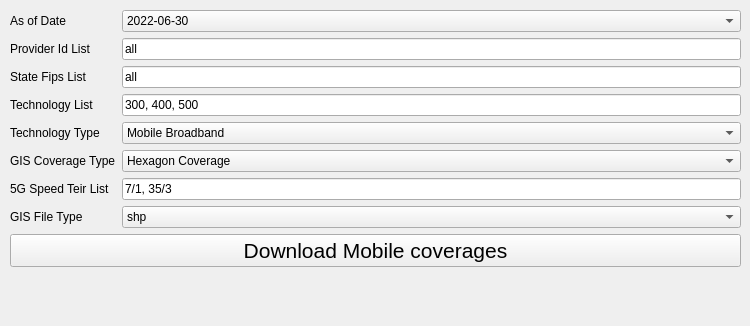
    <widget class="QWidget" name="Mobile">
     <property name="sizePolicy">
      <sizepolicy hsizetype="Fixed" vsizetype="Fixed">
       <horstretch>0</horstretch>
       <verstretch>0</verstretch>
      </sizepolicy>
     </property>
     <attribute name="title">
      <string>Mobile</string>
     </attribute>
     <widget class="QWidget" name="layoutWidget">
      <property name="geometry">
       <rect>
        <x>10</x>
        <y>10</y>
        <width>731</width>
        <height>307</height>
       </rect>
      </property>
      <layout class="QFormLayout" name="formLayout">
       <item row="0" column="0">
        <widget class="QLabel" name="m_asOfDate_lbl">
         <property name="text">
          <string>As of Date</string>
         </property>
        </widget>
       </item>
       <item row="0" column="1">
        <widget class="QComboBox" name="m_asOfDate_com">
         <item>
          <property name="text">
           <string>2022-06-30</string>
          </property>
         </item>
         <item>
          <property name="text">
           <string>2022-12-31</string>
          </property>
         </item>
         <item>
          <property name="text">
           <string>2023-06-30</string>
          </property>
         </item>
         <item>
          <property name="text">
           <string>2023-12-31</string>
          </property>
         </item>
         <item>
          <property name="text">
           <string>2024-06-30</string>
          </property>
         </item>
         <item>
          <property name="text">
           <string>2024-12-31</string>
          </property>
         </item>
         <item>
          <property name="text">
           <string>2025-06-30</string>
          </property>
         </item>
         <item>
          <property name="text">
           <string>2025-12-31</string>
          </property>
         </item>
         <item>
          <property name="text">
           <string>2026-06-30</string>
          </property>
         </item>
         <item>
          <property name="text">
           <string>2026-12-31</string>
          </property>
         </item>
         <item>
          <property name="text">
           <string>2027-06-30</string>
          </property>
         </item>
         <item>
          <property name="text">
           <string>2027-12-31</string>
          </property>
         </item>
         <item>
          <property name="text">
           <string>2028-06-30</string>
          </property>
         </item>
         <item>
          <property name="text">
           <string>2028-12-31</string>
          </property>
         </item>
         <item>
          <property name="text">
           <string>2029-06-30</string>
          </property>
         </item>
         <item>
          <property name="text">
           <string>2029-12-31</string>
          </property>
         </item>
         <item>
          <property name="text">
           <string>2030-06-30</string>
          </property>
         </item>
         <item>
          <property name="text">
           <string>2030-12-31</string>
          </property>
         </item>
        </widget>
       </item>
       <item row="1" column="0">
        <widget class="QLabel" name="label">
         <property name="toolTip">
          <string>&lt;html&gt;&lt;head/&gt;&lt;body&gt;&lt;ul style=&quot;margin-top: 0px; margin-bottom: 0px; margin-left: 0px; margin-right: 0px; -qt-list-indent: 1;&quot;&gt;&lt;li style=&quot; margin-top:12px; margin-bottom:0px; margin-left:0px; margin-right:0px; -qt-block-indent:0; text-indent:0px;&quot;&gt;&lt;span style=&quot; font-weight:600;&quot;&gt;Description&lt;/span&gt;: A list of unique identifiers for the service provider(s) you wish to query.&lt;/li&gt;&lt;li style=&quot; margin-top:12px; margin-bottom:0px; margin-left:0px; margin-right:0px; -qt-block-indent:0; text-indent:0px;&quot;&gt;If querying all providers, use &lt;span style=&quot; font-family:'Courier New';&quot;&gt;&amp;quot;all&amp;quot;&lt;/span&gt; to select all/any providers.&lt;/li&gt;&lt;li style=&quot; margin-top:12px; margin-bottom:0px; margin-left:0px; margin-right:0px; -qt-block-indent:0; text-indent:0px;&quot;&gt;&lt;span style=&quot; font-weight:600;&quot;&gt;Example&lt;/span&gt;: &lt;span style=&quot; font-family:'Courier New';&quot;&gt;130077, 130403&lt;/span&gt;&lt;/li&gt;&lt;/ul&gt;&lt;/body&gt;&lt;/html&gt;</string>
         </property>
         <property name="toolTipDuration">
          <number>-1</number>
         </property>
         <property name="text">
          <string>Provider Id List</string>
         </property>
        </widget>
       </item>
       <item row="1" column="1">
        <widget class="QLineEdit" name="m_providerIDList">
         <property name="toolTip">
          <string>&lt;!DOCTYPE HTML PUBLIC &quot;-//W3C//DTD HTML 4.0//EN&quot; &quot;http://www.w3.org/TR/REC-html40/strict.dtd&quot;&gt;
&lt;html&gt;&lt;head&gt;&lt;meta name=&quot;qrichtext&quot; content=&quot;1&quot; /&gt;&lt;style type=&quot;text/css&quot;&gt;
p, li { white-space: pre-wrap; }
&lt;/style&gt;&lt;/head&gt;&lt;body style=&quot; font-family:'MS Shell Dlg 2'; font-size:8pt; font-weight:400; font-style:normal;&quot;&gt;
&lt;ul style=&quot;margin-top: 0px; margin-bottom: 0px; margin-left: 0px; margin-right: 0px; -qt-list-indent: 1;&quot;&gt;&lt;li style=&quot; margin-top:12px; margin-bottom:0px; margin-left:0px; margin-right:0px; -qt-block-indent:0; text-indent:0px;&quot;&gt;&lt;span style=&quot; font-weight:600;&quot;&gt;Description&lt;/span&gt;: A list of unique identifiers for the service provider(s) you wish to query.&lt;/li&gt;
&lt;li style=&quot; margin-top:12px; margin-bottom:0px; margin-left:0px; margin-right:0px; -qt-block-indent:0; text-indent:0px;&quot;&gt;If querying all providers, use &lt;span style=&quot; font-family:'Courier New';&quot;&gt;&amp;quot;all&amp;quot;&lt;/span&gt; to select all/any providers.&lt;/li&gt;
&lt;li style=&quot; margin-top:12px; margin-bottom:0px; margin-left:0px; margin-right:0px; -qt-block-indent:0; text-indent:0px;&quot;&gt;&lt;span style=&quot; font-weight:600;&quot;&gt;Example&lt;/span&gt;: &lt;span style=&quot; font-family:'Courier New';&quot;&gt;&amp;quot;130077&amp;quot;, &amp;quot;130403&amp;quot;&lt;/span&gt; or &lt;span style=&quot; font-family:'Courier New';&quot;&gt;&amp;quot;all&amp;quot;&lt;/span&gt;&lt;/li&gt;&lt;/ul&gt;&lt;/body&gt;&lt;/html&gt;</string>
         </property>
         <property name="text">
          <string>all</string>
         </property>
        </widget>
       </item>
       <item row="2" column="0">
        <widget class="QLabel" name="label_2">
         <property name="toolTip">
          <string>&lt;!DOCTYPE HTML PUBLIC &quot;-//W3C//DTD HTML 4.0//EN&quot; &quot;http://www.w3.org/TR/REC-html40/strict.dtd&quot;&gt;
&lt;html&gt;&lt;head&gt;&lt;meta name=&quot;qrichtext&quot; content=&quot;1&quot; /&gt;&lt;style type=&quot;text/css&quot;&gt;
p, li { white-space: pre-wrap; }
&lt;/style&gt;&lt;/head&gt;&lt;body style=&quot; font-family:'MS Shell Dlg 2'; font-size:8pt; font-weight:400; font-style:normal;&quot;&gt;
&lt;ul style=&quot;margin-top: 0px; margin-bottom: 0px; margin-left: 0px; margin-right: 0px; -qt-list-indent: 1;&quot;&gt;&lt;li style=&quot; font-family:'-apple-system','BlinkMacSystemFont','Segoe UI','Noto Sans','Helvetica','Arial','sans-serif','Apple Color Emoji','Segoe UI Emoji'; font-size:16px; color:#1f2328;&quot; style=&quot; margin-top:0px; margin-bottom:0px; margin-left:0px; margin-right:0px; -qt-block-indent:0; text-indent:0px;&quot;&gt;&lt;span style=&quot; font-size:16px; font-weight:600;&quot;&gt;Description&lt;/span&gt;&lt;span style=&quot; font-size:16px;&quot;&gt;: A list of 2-digit FIPS codes for the states or territories you want to include in the query. The FIPS code should be included with a leading zero.&lt;/span&gt;&lt;/li&gt;
&lt;li style=&quot; font-family:'-apple-system','BlinkMacSystemFont','Segoe UI','Noto Sans','Helvetica','Arial','sans-serif','Apple Color Emoji','Segoe UI Emoji'; font-size:16px; color:#1f2328;&quot; style=&quot; margin-top:4px; margin-bottom:0px; margin-left:0px; margin-right:0px; -qt-block-indent:0; text-indent:0px;&quot;&gt;&lt;span style=&quot; font-size:16px; font-weight:600;&quot;&gt;Options&lt;/span&gt;&lt;span style=&quot; font-size:16px;&quot;&gt;:&lt;/span&gt;
&lt;ul style=&quot;margin-top: 0px; margin-bottom: 0px; margin-left: 0px; margin-right: 0px; -qt-list-indent: 2;&quot;&gt;&lt;li style=&quot; font-family:'-apple-system','BlinkMacSystemFont','Segoe UI','Noto Sans','Helvetica','Arial','sans-serif','Apple Color Emoji','Segoe UI Emoji'; font-size:16px; color:#1f2328;&quot; style=&quot; margin-top:0px; margin-bottom:0px; margin-left:0px; margin-right:0px; -qt-block-indent:0; text-indent:0px;&quot;&gt;&lt;span style=&quot; font-size:16px;&quot;&gt;If querying specific states/territories, provide the list of FIPS codes (e.g., &lt;/span&gt;&lt;span style=&quot; font-family:'Monaspace Neon','ui-monospace','SFMono-Regular','SF Mono','Menlo','Consolas','Liberation Mono','monospace'; font-size:16px; background-color:rgba(129,139,152,0.109804);&quot;&gt;&amp;quot;01&amp;quot;, &amp;quot;06&amp;quot;&lt;/span&gt;&lt;span style=&quot; font-size:16px;&quot;&gt; for Alabama and California).&lt;/span&gt;&lt;/li&gt;
&lt;li style=&quot; font-family:'-apple-system','BlinkMacSystemFont','Segoe UI','Noto Sans','Helvetica','Arial','sans-serif','Apple Color Emoji','Segoe UI Emoji'; font-size:16px; color:#1f2328;&quot; style=&quot; margin-top:4px; margin-bottom:0px; margin-left:0px; margin-right:0px; -qt-block-indent:0; text-indent:0px;&quot;&gt;&lt;span style=&quot; font-size:16px;&quot;&gt;If querying all FIPS codes, use &lt;/span&gt;&lt;span style=&quot; font-family:'Monaspace Neon','ui-monospace','SFMono-Regular','SF Mono','Menlo','Consolas','Liberation Mono','monospace'; font-size:16px; background-color:rgba(129,139,152,0.109804);&quot;&gt;[&amp;quot;all&amp;quot;]&lt;/span&gt;&lt;span style=&quot; font-size:16px;&quot;&gt; to select all states/territories.&lt;/span&gt;&lt;/li&gt;&lt;/ul&gt;&lt;/li&gt;
&lt;li style=&quot; font-family:'-apple-system','BlinkMacSystemFont','Segoe UI','Noto Sans','Helvetica','Arial','sans-serif','Apple Color Emoji','Segoe UI Emoji'; font-size:16px; color:#1f2328;&quot; style=&quot; margin-top:4px; margin-bottom:0px; margin-left:0px; margin-right:0px; -qt-block-indent:0; text-indent:0px;&quot;&gt;&lt;span style=&quot; font-size:16px; font-weight:600;&quot;&gt;Example&lt;/span&gt;&lt;span style=&quot; font-size:16px;&quot;&gt;: 01, 06 &lt;/span&gt;&lt;/li&gt;&lt;/ul&gt;&lt;/body&gt;&lt;/html&gt;</string>
         </property>
         <property name="toolTipDuration">
          <number>-3</number>
         </property>
         <property name="text">
          <string>State Fips List</string>
         </property>
        </widget>
       </item>
       <item row="2" column="1">
        <widget class="QLineEdit" name="m_state_fips_list">
         <property name="toolTip">
          <string>&lt;!DOCTYPE HTML PUBLIC &quot;-//W3C//DTD HTML 4.0//EN&quot; &quot;http://www.w3.org/TR/REC-html40/strict.dtd&quot;&gt;
&lt;html&gt;&lt;head&gt;&lt;meta name=&quot;qrichtext&quot; content=&quot;1&quot; /&gt;&lt;style type=&quot;text/css&quot;&gt;
p, li { white-space: pre-wrap; }
&lt;/style&gt;&lt;/head&gt;&lt;body style=&quot; font-family:'MS Shell Dlg 2'; font-size:8pt; font-weight:400; font-style:normal;&quot;&gt;
&lt;ul style=&quot;margin-top: 0px; margin-bottom: 0px; margin-left: 0px; margin-right: 0px; -qt-list-indent: 1;&quot;&gt;&lt;li style=&quot; font-family:'-apple-system','BlinkMacSystemFont','Segoe UI','Noto Sans','Helvetica','Arial','sans-serif','Apple Color Emoji','Segoe UI Emoji'; font-size:16px; color:#1f2328;&quot; style=&quot; margin-top:0px; margin-bottom:0px; margin-left:0px; margin-right:0px; -qt-block-indent:0; text-indent:0px;&quot;&gt;&lt;span style=&quot; font-size:16px; font-weight:600;&quot;&gt;Description&lt;/span&gt;&lt;span style=&quot; font-size:16px;&quot;&gt;: A list of 2-digit FIPS codes for the states or territories you want to include in the query. The FIPS code should be included with a leading zero.&lt;/span&gt;&lt;/li&gt;
&lt;li style=&quot; font-family:'-apple-system','BlinkMacSystemFont','Segoe UI','Noto Sans','Helvetica','Arial','sans-serif','Apple Color Emoji','Segoe UI Emoji'; font-size:16px; color:#1f2328;&quot; style=&quot; margin-top:4px; margin-bottom:0px; margin-left:0px; margin-right:0px; -qt-block-indent:0; text-indent:0px;&quot;&gt;&lt;span style=&quot; font-size:16px; font-weight:600;&quot;&gt;Options&lt;/span&gt;&lt;span style=&quot; font-size:16px;&quot;&gt;:&lt;/span&gt;
&lt;ul style=&quot;margin-top: 0px; margin-bottom: 0px; margin-left: 0px; margin-right: 0px; -qt-list-indent: 2;&quot;&gt;&lt;li style=&quot; font-family:'-apple-system','BlinkMacSystemFont','Segoe UI','Noto Sans','Helvetica','Arial','sans-serif','Apple Color Emoji','Segoe UI Emoji'; font-size:16px; color:#1f2328;&quot; style=&quot; margin-top:0px; margin-bottom:0px; margin-left:0px; margin-right:0px; -qt-block-indent:0; text-indent:0px;&quot;&gt;&lt;span style=&quot; font-size:16px;&quot;&gt;If querying specific states/territories, provide the list of FIPS codes (e.g., &lt;/span&gt;&lt;span style=&quot; font-family:'Monaspace Neon','ui-monospace','SFMono-Regular','SF Mono','Menlo','Consolas','Liberation Mono','monospace'; font-size:16px; background-color:rgba(129,139,152,0.113725);&quot;&gt;&amp;quot;01&amp;quot;, &amp;quot;06&amp;quot;&lt;/span&gt;&lt;span style=&quot; font-size:16px;&quot;&gt; for Alabama and California).&lt;/span&gt;&lt;/li&gt;
&lt;li style=&quot; font-family:'-apple-system','BlinkMacSystemFont','Segoe UI','Noto Sans','Helvetica','Arial','sans-serif','Apple Color Emoji','Segoe UI Emoji'; font-size:16px; color:#1f2328;&quot; style=&quot; margin-top:4px; margin-bottom:0px; margin-left:0px; margin-right:0px; -qt-block-indent:0; text-indent:0px;&quot;&gt;&lt;span style=&quot; font-size:16px;&quot;&gt;If querying all FIPS codes, use &lt;/span&gt;&lt;span style=&quot; font-family:'Monaspace Neon','ui-monospace','SFMono-Regular','SF Mono','Menlo','Consolas','Liberation Mono','monospace'; font-size:16px; background-color:rgba(129,139,152,0.113725);&quot;&gt;[&amp;quot;all&amp;quot;]&lt;/span&gt;&lt;span style=&quot; font-size:16px;&quot;&gt; to select all states/territories.&lt;/span&gt;&lt;/li&gt;&lt;/ul&gt;&lt;/li&gt;
&lt;li style=&quot; font-family:'-apple-system','BlinkMacSystemFont','Segoe UI','Noto Sans','Helvetica','Arial','sans-serif','Apple Color Emoji','Segoe UI Emoji'; font-size:16px; color:#1f2328;&quot; style=&quot; margin-top:4px; margin-bottom:0px; margin-left:0px; margin-right:0px; -qt-block-indent:0; text-indent:0px;&quot;&gt;&lt;span style=&quot; font-size:16px; font-weight:600;&quot;&gt;Example&lt;/span&gt;&lt;span style=&quot; font-size:16px;&quot;&gt;: &amp;quot;01&amp;quot;, &amp;quot;06&amp;quot; or &amp;quot;all&amp;quot;&lt;/span&gt;&lt;/li&gt;&lt;/ul&gt;&lt;/body&gt;&lt;/html&gt;</string>
         </property>
         <property name="toolTipDuration">
          <number>-3</number>
         </property>
         <property name="text">
          <string>all</string>
         </property>
        </widget>
       </item>
       <item row="3" column="0">
        <widget class="QLabel" name="label_3">
         <property name="toolTip">
          <string>&lt;!DOCTYPE HTML PUBLIC &quot;-//W3C//DTD HTML 4.0//EN&quot; &quot;http://www.w3.org/TR/REC-html40/strict.dtd&quot;&gt;
&lt;html&gt;&lt;head&gt;&lt;meta name=&quot;qrichtext&quot; content=&quot;1&quot; /&gt;&lt;style type=&quot;text/css&quot;&gt;
p, li { white-space: pre-wrap; }
&lt;/style&gt;&lt;/head&gt;&lt;body style=&quot; font-family:'MS Shell Dlg 2'; font-size:8pt; font-weight:400; font-style:normal;&quot;&gt;
&lt;ul style=&quot;margin-top: 0px; margin-bottom: 0px; margin-left: 0px; margin-right: 0px; -qt-list-indent: 1;&quot;&gt;&lt;li style=&quot; font-family:'-apple-system','BlinkMacSystemFont','Segoe UI','Noto Sans','Helvetica','Arial','sans-serif','Apple Color Emoji','Segoe UI Emoji'; font-size:16px; color:#1f2328;&quot; style=&quot; margin-top:0px; margin-bottom:0px; margin-left:0px; margin-right:0px; -qt-block-indent:0; text-indent:0px;&quot;&gt;&lt;span style=&quot; font-size:16px; font-weight:600;&quot;&gt;Description&lt;/span&gt;&lt;span style=&quot; font-size:16px;&quot;&gt;: A list of technology codes used by the service provider to report service availability. Each code corresponds to a specific technology.&lt;/span&gt;&lt;/li&gt;
&lt;li style=&quot; font-family:'-apple-system','BlinkMacSystemFont','Segoe UI','Noto Sans','Helvetica','Arial','sans-serif','Apple Color Emoji','Segoe UI Emoji'; font-size:16px; color:#1f2328;&quot; style=&quot; margin-top:4px; margin-bottom:0px; margin-left:0px; margin-right:0px; -qt-block-indent:0; text-indent:0px;&quot;&gt;&lt;span style=&quot; font-size:16px; font-weight:600;&quot;&gt;Options&lt;/span&gt;&lt;span style=&quot; font-size:16px;&quot;&gt;:&lt;/span&gt;
&lt;ul style=&quot;margin-top: 0px; margin-bottom: 0px; margin-left: 0px; margin-right: 0px; -qt-list-indent: 2;&quot;&gt;&lt;li style=&quot; font-family:'-apple-system','BlinkMacSystemFont','Segoe UI','Noto Sans','Helvetica','Arial','sans-serif','Apple Color Emoji','Segoe UI Emoji'; font-size:16px; color:#1f2328;&quot; style=&quot; margin-top:0px; margin-bottom:0px; margin-left:0px; margin-right:0px; -qt-block-indent:0; text-indent:0px;&quot;&gt;&lt;span style=&quot; font-family:'Monaspace Neon','ui-monospace','SFMono-Regular','SF Mono','Menlo','Consolas','Liberation Mono','monospace'; font-size:16px; background-color:rgba(129,139,152,0.117647);&quot;&gt;300&lt;/span&gt;&lt;span style=&quot; font-size:16px;&quot;&gt;: 3G&lt;/span&gt;&lt;/li&gt;
&lt;li style=&quot; font-family:'-apple-system','BlinkMacSystemFont','Segoe UI','Noto Sans','Helvetica','Arial','sans-serif','Apple Color Emoji','Segoe UI Emoji'; font-size:16px; color:#1f2328;&quot; style=&quot; margin-top:4px; margin-bottom:0px; margin-left:0px; margin-right:0px; -qt-block-indent:0; text-indent:0px;&quot;&gt;&lt;span style=&quot; font-family:'Monaspace Neon','ui-monospace','SFMono-Regular','SF Mono','Menlo','Consolas','Liberation Mono','monospace'; font-size:16px; background-color:rgba(129,139,152,0.117647);&quot;&gt;400&lt;/span&gt;&lt;span style=&quot; font-size:16px;&quot;&gt;: LTE&lt;/span&gt;&lt;/li&gt;
&lt;li style=&quot; font-family:'-apple-system','BlinkMacSystemFont','Segoe UI','Noto Sans','Helvetica','Arial','sans-serif','Apple Color Emoji','Segoe UI Emoji'; font-size:16px; color:#1f2328;&quot; style=&quot; margin-top:4px; margin-bottom:0px; margin-left:0px; margin-right:0px; -qt-block-indent:0; text-indent:0px;&quot;&gt;&lt;span style=&quot; font-family:'Monaspace Neon','ui-monospace','SFMono-Regular','SF Mono','Menlo','Consolas','Liberation Mono','monospace'; font-size:16px; background-color:rgba(129,139,152,0.117647);&quot;&gt;500&lt;/span&gt;&lt;span style=&quot; font-size:16px;&quot;&gt;: 5G-NR&lt;/span&gt;&lt;/li&gt;&lt;/ul&gt;&lt;/li&gt;
&lt;li style=&quot; font-family:'-apple-system','BlinkMacSystemFont','Segoe UI','Noto Sans','Helvetica','Arial','sans-serif','Apple Color Emoji','Segoe UI Emoji'; font-size:16px; color:#1f2328;&quot; style=&quot; margin-top:4px; margin-bottom:0px; margin-left:0px; margin-right:0px; -qt-block-indent:0; text-indent:0px;&quot;&gt;&lt;span style=&quot; font-size:16px; font-weight:600;&quot;&gt;Example&lt;/span&gt;&lt;span style=&quot; font-size:16px;&quot;&gt;: &lt;/span&gt;&lt;span style=&quot; font-family:'Monaspace Neon','ui-monospace','SFMono-Regular','SF Mono','Menlo','Consolas','Liberation Mono','monospace'; font-size:16px; background-color:rgba(129,139,152,0.117647);&quot;&gt;300, 400, 500&lt;/span&gt;&lt;/li&gt;&lt;/ul&gt;&lt;/body&gt;&lt;/html&gt;</string>
         </property>
         <property name="toolTipDuration">
          <number>-3</number>
         </property>
         <property name="text">
          <string>Technology List</string>
         </property>
        </widget>
       </item>
       <item row="3" column="1">
        <widget class="QLineEdit" name="m_tech_list">
         <property name="toolTip">
          <string>&lt;!DOCTYPE HTML PUBLIC &quot;-//W3C//DTD HTML 4.0//EN&quot; &quot;http://www.w3.org/TR/REC-html40/strict.dtd&quot;&gt;
&lt;html&gt;&lt;head&gt;&lt;meta name=&quot;qrichtext&quot; content=&quot;1&quot; /&gt;&lt;style type=&quot;text/css&quot;&gt;
p, li { white-space: pre-wrap; }
&lt;/style&gt;&lt;/head&gt;&lt;body style=&quot; font-family:'MS Shell Dlg 2'; font-size:8pt; font-weight:400; font-style:normal;&quot;&gt;
&lt;ul style=&quot;margin-top: 0px; margin-bottom: 0px; margin-left: 0px; margin-right: 0px; -qt-list-indent: 1;&quot;&gt;&lt;li style=&quot; font-family:'-apple-system','BlinkMacSystemFont','Segoe UI','Noto Sans','Helvetica','Arial','sans-serif','Apple Color Emoji','Segoe UI Emoji'; font-size:16px; color:#1f2328;&quot; style=&quot; margin-top:0px; margin-bottom:0px; margin-left:0px; margin-right:0px; -qt-block-indent:0; text-indent:0px;&quot;&gt;&lt;span style=&quot; font-size:16px; font-weight:600;&quot;&gt;Description&lt;/span&gt;&lt;span style=&quot; font-size:16px;&quot;&gt;: A list of technology codes used by the service provider to report service availability. Each code corresponds to a specific technology.&lt;/span&gt;&lt;/li&gt;
&lt;li style=&quot; font-family:'-apple-system','BlinkMacSystemFont','Segoe UI','Noto Sans','Helvetica','Arial','sans-serif','Apple Color Emoji','Segoe UI Emoji'; font-size:16px; color:#1f2328;&quot; style=&quot; margin-top:4px; margin-bottom:0px; margin-left:0px; margin-right:0px; -qt-block-indent:0; text-indent:0px;&quot;&gt;&lt;span style=&quot; font-size:16px; font-weight:600;&quot;&gt;Options&lt;/span&gt;&lt;span style=&quot; font-size:16px;&quot;&gt;:&lt;/span&gt;
&lt;ul style=&quot;margin-top: 0px; margin-bottom: 0px; margin-left: 0px; margin-right: 0px; -qt-list-indent: 2;&quot;&gt;&lt;li style=&quot; font-family:'-apple-system','BlinkMacSystemFont','Segoe UI','Noto Sans','Helvetica','Arial','sans-serif','Apple Color Emoji','Segoe UI Emoji'; font-size:16px; color:#1f2328;&quot; style=&quot; margin-top:0px; margin-bottom:0px; margin-left:0px; margin-right:0px; -qt-block-indent:0; text-indent:0px;&quot;&gt;&lt;span style=&quot; font-family:'Monaspace Neon','ui-monospace','SFMono-Regular','SF Mono','Menlo','Consolas','Liberation Mono','monospace'; font-size:16px; background-color:rgba(129,139,152,0.117647);&quot;&gt;300&lt;/span&gt;&lt;span style=&quot; font-size:16px;&quot;&gt;: 3G&lt;/span&gt;&lt;/li&gt;
&lt;li style=&quot; font-family:'-apple-system','BlinkMacSystemFont','Segoe UI','Noto Sans','Helvetica','Arial','sans-serif','Apple Color Emoji','Segoe UI Emoji'; font-size:16px; color:#1f2328;&quot; style=&quot; margin-top:4px; margin-bottom:0px; margin-left:0px; margin-right:0px; -qt-block-indent:0; text-indent:0px;&quot;&gt;&lt;span style=&quot; font-family:'Monaspace Neon','ui-monospace','SFMono-Regular','SF Mono','Menlo','Consolas','Liberation Mono','monospace'; font-size:16px; background-color:rgba(129,139,152,0.117647);&quot;&gt;400&lt;/span&gt;&lt;span style=&quot; font-size:16px;&quot;&gt;: LTE&lt;/span&gt;&lt;/li&gt;
&lt;li style=&quot; font-family:'-apple-system','BlinkMacSystemFont','Segoe UI','Noto Sans','Helvetica','Arial','sans-serif','Apple Color Emoji','Segoe UI Emoji'; font-size:16px; color:#1f2328;&quot; style=&quot; margin-top:4px; margin-bottom:0px; margin-left:0px; margin-right:0px; -qt-block-indent:0; text-indent:0px;&quot;&gt;&lt;span style=&quot; font-family:'Monaspace Neon','ui-monospace','SFMono-Regular','SF Mono','Menlo','Consolas','Liberation Mono','monospace'; font-size:16px; background-color:rgba(129,139,152,0.117647);&quot;&gt;500&lt;/span&gt;&lt;span style=&quot; font-size:16px;&quot;&gt;: 5G-NR&lt;/span&gt;&lt;/li&gt;&lt;/ul&gt;&lt;/li&gt;
&lt;li style=&quot; font-family:'-apple-system','BlinkMacSystemFont','Segoe UI','Noto Sans','Helvetica','Arial','sans-serif','Apple Color Emoji','Segoe UI Emoji'; font-size:16px; color:#1f2328;&quot; style=&quot; margin-top:4px; margin-bottom:0px; margin-left:0px; margin-right:0px; -qt-block-indent:0; text-indent:0px;&quot;&gt;&lt;span style=&quot; font-size:16px; font-weight:600;&quot;&gt;Example&lt;/span&gt;&lt;span style=&quot; font-size:16px;&quot;&gt;: &lt;/span&gt;&lt;span style=&quot; font-family:'Monaspace Neon','ui-monospace','SFMono-Regular','SF Mono','Menlo','Consolas','Liberation Mono','monospace'; font-size:16px; background-color:rgba(129,139,152,0.117647);&quot;&gt;300, 400, 500&lt;/span&gt;&lt;/li&gt;&lt;/ul&gt;&lt;/body&gt;&lt;/html&gt;</string>
         </property>
         <property name="toolTipDuration">
          <number>-3</number>
         </property>
         <property name="text">
          <string>300, 400, 500</string>
         </property>
        </widget>
       </item>
       <item row="4" column="0">
        <widget class="QLabel" name="label_4">
         <property name="toolTip">
          <string>&lt;html&gt;&lt;head/&gt;&lt;body&gt;&lt;p&gt;&lt;span style=&quot; font-weight:600;&quot;&gt;Description&lt;/span&gt;: The type of technology being queried. The available options are: &lt;/p&gt;&lt;ul style=&quot;margin-top: 0px; margin-bottom: 0px; margin-left: 0px; margin-right: 0px; -qt-list-indent: 1;&quot;&gt;&lt;li style=&quot; margin-top:12px; margin-bottom:0px; margin-left:0px; margin-right:0px; -qt-block-indent:0; text-indent:0px;&quot;&gt;&lt;span style=&quot; font-family:'Courier New';&quot;&gt;Mobile Broadband&lt;/span&gt;&lt;/li&gt;&lt;li style=&quot; margin-top:0px; margin-bottom:12px; margin-left:0px; margin-right:0px; -qt-block-indent:0; text-indent:0px;&quot;&gt;&lt;span style=&quot; font-family:'Courier New';&quot;&gt;Mobile Voice&lt;/span&gt;&lt;/li&gt;&lt;/ul&gt;&lt;/body&gt;&lt;/html&gt;</string>
         </property>
         <property name="text">
          <string>Technology Type</string>
         </property>
        </widget>
       </item>
       <item row="4" column="1">
        <widget class="QComboBox" name="m_tech_type_com">
         <item>
          <property name="text">
           <string>Mobile Broadband</string>
          </property>
         </item>
         <item>
          <property name="text">
           <string>Mobile Voice</string>
          </property>
         </item>
        </widget>
       </item>
       <item row="5" column="0">
        <widget class="QLabel" name="label_5">
         <property name="toolTip">
          <string>&lt;!DOCTYPE HTML PUBLIC &quot;-//W3C//DTD HTML 4.0//EN&quot; &quot;http://www.w3.org/TR/REC-html40/strict.dtd&quot;&gt;
&lt;html&gt;&lt;head&gt;&lt;meta name=&quot;qrichtext&quot; content=&quot;1&quot; /&gt;&lt;style type=&quot;text/css&quot;&gt;
p, li { white-space: pre-wrap; }
&lt;/style&gt;&lt;/head&gt;&lt;body style=&quot; font-family:'MS Shell Dlg 2'; font-size:8pt; font-weight:400; font-style:normal;&quot;&gt;
&lt;p style=&quot; margin-top:0px; margin-bottom:0px; margin-left:0px; margin-right:0px; -qt-block-indent:0; text-indent:0px;&quot;&gt;Coverage Type that represents how Mobile coverage is depected.The available options are: &lt;/p&gt;
&lt;ul style=&quot;margin-top: 0px; margin-bottom: 0px; margin-left: 0px; margin-right: 0px; -qt-list-indent: 1;&quot;&gt;&lt;li style=&quot; margin-top:12px; margin-bottom:0px; margin-left:0px; margin-right:0px; -qt-block-indent:0; text-indent:0px;&quot;&gt;&lt;span style=&quot; font-family:'Courier New';&quot;&gt;'Hexagon Coverage'&lt;/span&gt;&lt;/li&gt;
&lt;li style=&quot; margin-top:0px; margin-bottom:12px; margin-left:0px; margin-right:0px; -qt-block-indent:0; text-indent:0px;&quot;&gt;&lt;span style=&quot; font-family:'Courier New';&quot;&gt;'Raw Coverage'&lt;/span&gt;&lt;/li&gt;&lt;/ul&gt;
&lt;p style=&quot; margin-top:0px; margin-bottom:0px; margin-left:0px; margin-right:0px; -qt-block-indent:0; text-indent:0px;&quot;&gt;&lt;span style=&quot; font-weight:600;&quot;&gt;Example&lt;/span&gt;: &lt;span style=&quot; font-family:'Courier New';&quot;&gt;&amp;quot;Hexagon Coverage&amp;quot;&lt;/span&gt;&lt;/p&gt;&lt;/body&gt;&lt;/html&gt;</string>
         </property>
         <property name="text">
          <string>GIS Coverage Type</string>
         </property>
        </widget>
       </item>
       <item row="5" column="1">
        <widget class="QComboBox" name="m_GisCoverageType_com">
         <item>
          <property name="text">
           <string>Hexagon Coverage</string>
          </property>
         </item>
         <item>
          <property name="text">
           <string>Raw Coverage</string>
          </property>
         </item>
        </widget>
       </item>
       <item row="6" column="0">
        <widget class="QLabel" name="label_6">
         <property name="toolTip">
          <string>&lt;html&gt;&lt;head/&gt;&lt;body&gt;&lt;ul style=&quot;margin-top: 0px; margin-bottom: 0px; margin-left: 0px; margin-right: 0px; -qt-list-indent: 1;&quot;&gt;&lt;li style=&quot; margin-top:12px; margin-bottom:0px; margin-left:0px; margin-right:0px; -qt-block-indent:0; text-indent:0px;&quot;&gt;&lt;span style=&quot; font-weight:600;&quot;&gt;Description&lt;/span&gt;: A list of &lt;span style=&quot; font-weight:600;&quot;&gt;5G&lt;/span&gt; speed tiers. The format is &lt;span style=&quot; font-family:'Courier New';&quot;&gt;&amp;quot;download_speed/upload_speed&amp;quot;&lt;/span&gt;. Valid options are: 
&lt;ul style=&quot;margin-top: 0px; margin-bottom: 0px; margin-left: 0px; margin-right: 0px; -qt-list-indent: 2;&quot;&gt;&lt;li style=&quot; margin-top:0px; margin-bottom:0px; margin-left:0px; margin-right:0px; -qt-block-indent:0; text-indent:0px;&quot;&gt;&lt;span style=&quot; font-family:'Courier New';&quot;&gt;&amp;quot;35/3&amp;quot;&lt;/span&gt;: 35 mbps download / 3 mbps upload.&lt;/li&gt;&lt;li style=&quot; margin-top:0px; margin-bottom:0px; margin-left:0px; margin-right:0px; -qt-block-indent:0; text-indent:0px;&quot;&gt;&lt;span style=&quot; font-family:'Courier New';&quot;&gt;&amp;quot;7/1&amp;quot;&lt;/span&gt;: 7 mbps download / 1 mbps upload.&lt;/li&gt;&lt;/ul&gt;&lt;/li&gt;&lt;li style=&quot; margin-top:0px; margin-bottom:12px; margin-left:0px; margin-right:0px; -qt-block-indent:0; text-indent:0px;&quot;&gt;&lt;span style=&quot; font-weight:600;&quot;&gt;Example&lt;/span&gt;: &lt;span style=&quot; font-family:'Courier New';&quot;&gt;[&amp;quot;35/3&amp;quot;, &amp;quot;7/1&amp;quot;]&lt;/span&gt;&lt;/li&gt;&lt;/ul&gt;&lt;/body&gt;&lt;/html&gt;</string>
         </property>
         <property name="text">
          <string>5G Speed Teir List</string>
         </property>
        </widget>
       </item>
       <item row="6" column="1">
        <widget class="QLineEdit" name="m_5G_speed_list">
         <property name="text">
          <string>7/1, 35/3</string>
         </property>
        </widget>
       </item>
       <item row="7" column="0">
        <widget class="QLabel" name="label_7">
         <property name="toolTip">
          <string>&lt;html&gt;&lt;head/&gt;&lt;body&gt;&lt;ul style=&quot;margin-top: 0px; margin-bottom: 0px; margin-left: 0px; margin-right: 0px; -qt-list-indent: 1;&quot;&gt;&lt;li style=&quot; margin-top:12px; margin-bottom:0px; margin-left:0px; margin-right:0px; -qt-block-indent:0; text-indent:0px;&quot;&gt;&lt;span style=&quot; font-weight:600;&quot;&gt;Description&lt;/span&gt;: The type of GIS file format in which the data should be returned. Valid options are: 
&lt;ul style=&quot;margin-top: 0px; margin-bottom: 0px; margin-left: 0px; margin-right: 0px; -qt-list-indent: 2;&quot;&gt;&lt;li style=&quot; margin-top:0px; margin-bottom:0px; margin-left:0px; margin-right:0px; -qt-block-indent:0; text-indent:0px;&quot;&gt;&lt;span style=&quot; font-family:'Courier New';&quot;&gt;&amp;quot;SHP&amp;quot;&lt;/span&gt;: Shapefile format.&lt;/li&gt;&lt;li style=&quot; margin-top:0px; margin-bottom:0px; margin-left:0px; margin-right:0px; -qt-block-indent:0; text-indent:0px;&quot;&gt;&lt;span style=&quot; font-family:'Courier New';&quot;&gt;&amp;quot;GPKG&amp;quot;&lt;/span&gt;: GeoPackage format.&lt;/li&gt;&lt;/ul&gt;&lt;/li&gt;&lt;li style=&quot; margin-top:0px; margin-bottom:12px; margin-left:0px; margin-right:0px; -qt-block-indent:0; text-indent:0px;&quot;&gt;&lt;span style=&quot; font-weight:600;&quot;&gt;Example&lt;/span&gt;: &lt;span style=&quot; font-family:'Courier New';&quot;&gt;&amp;quot;shp&amp;quot; or &amp;quot;gpkg&amp;quot;&lt;/span&gt;&lt;/li&gt;&lt;/ul&gt;&lt;/body&gt;&lt;/html&gt;</string>
         </property>
         <property name="text">
          <string>GIS File Type</string>
         </property>
        </widget>
       </item>
       <item row="7" column="1">
        <widget class="QComboBox" name="m_GIS_Output_type_com">
         <item>
          <property name="text">
           <string>shp</string>
          </property>
         </item>
         <item>
          <property name="text">
           <string>gpkg</string>
          </property>
         </item>
        </widget>
       </item>
       <item row="8" column="0" colspan="2">
        <widget class="QPushButton" name="m_submitt">
         <property name="font">
          <font>
           <pointsize>16</pointsize>
          </font>
         </property>
         <property name="layoutDirection">
          <enum>Qt::LeftToRight</enum>
         </property>
         <property name="text">
          <string>Download Mobile coverages</string>
         </property>
         <property name="checkable">
          <bool>false</bool>
         </property>
        </widget>
       </item>
      </layout>
     </widget>
    </widget>
